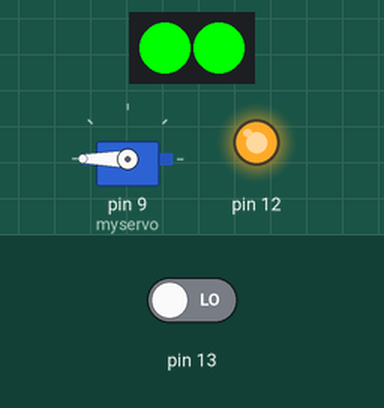
This sketch was run on a simulated Arduino Uno, built with avr-gcc and run on an emulated ATmega328P. Shown: 2 RGB LEDs in strip order, left to right, servo, output pins drawn as LEDs (lit = HIGH). Inputs (shaded band) come from the test bench; at power-on: pin 13 LOW. What the sketch prints to the serial monitor is not drawn.

Above: at 1.2 s.
1.3 s: pin 13 driven HIGH
At 2.3 s:
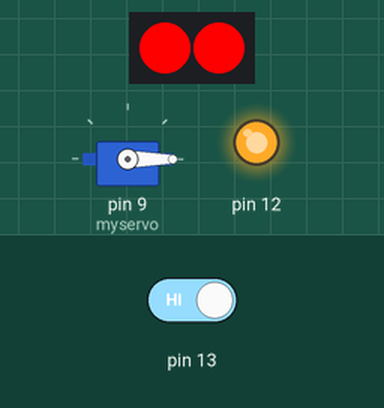
2.8 s: pin 13 driven LOW
At 3.3 s:
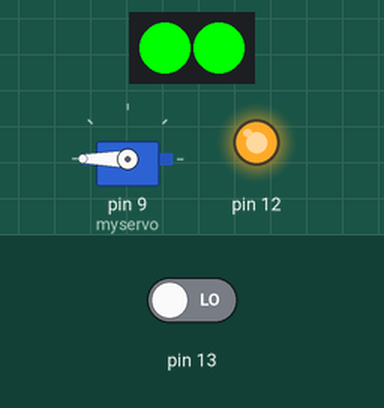
Timing chart, 0 to 5.8 s (numbered marks = the images above; inputs shaded):
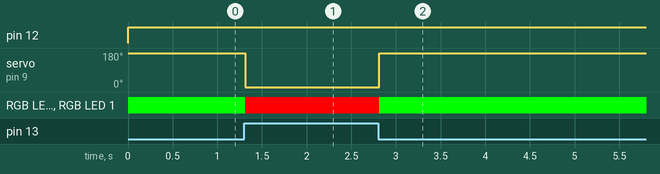

Measured:
- after the input at 1.3 s, servo on pin 9 (myservo): 180° → 0° at once; RGB LED 0, RGB LED 1: RGB(0, 255, 0) → RGB(255, 0, 0) at once
- after the input at 2.8 s, servo on pin 9 (myservo): 0° → 180° at once; RGB LED 0, RGB LED 1: RGB(255, 0, 0) → RGB(0, 255, 0) at once

The sketch:

Hello_NeoPixels.ino
```cpp
#include <Adafruit_NeoPixel.h>
#include <Servo.h>
#define LED_PIN    6
#define NUMPIXELS 2
#include <Servo.h>
int read_value;
Adafruit_NeoPixel pixels(NUMPIXELS, LED_PIN, NEO_GRB + NEO_KHZ800);
Servo myservo;
void setup() {
   pixels.begin();
   pixels.show();
   pinMode(13, INPUT);
   pinMode(12, OUTPUT);
   myservo.attach(9);
   Serial.begin(9600);
}

void loop() {
   digitalWrite(12,HIGH);

    uint32_t yellow = pixels.Color(255, 252, 0, 255);
    uint32_t green = pixels.Color(0, 255, 0, 255);
    uint32_t red = pixels.Color(255, 0, 0, 255);

    read_value = digitalRead(13);
    Serial.println(read_value);
    Serial.println(myservo.read());
    if(read_value == HIGH)
    {
    pixels.clear();
    pixels.fill(red, 0, 2); //fill the strip (color, start, count)
    pixels.show();
    myservo.write(0);
    }
    else
    {
    pixels.clear();
    pixels.fill(green, 0, 2); //fill the strip (color, start, count)
    pixels.show();
    myservo.write(180);
    }

   }
```
